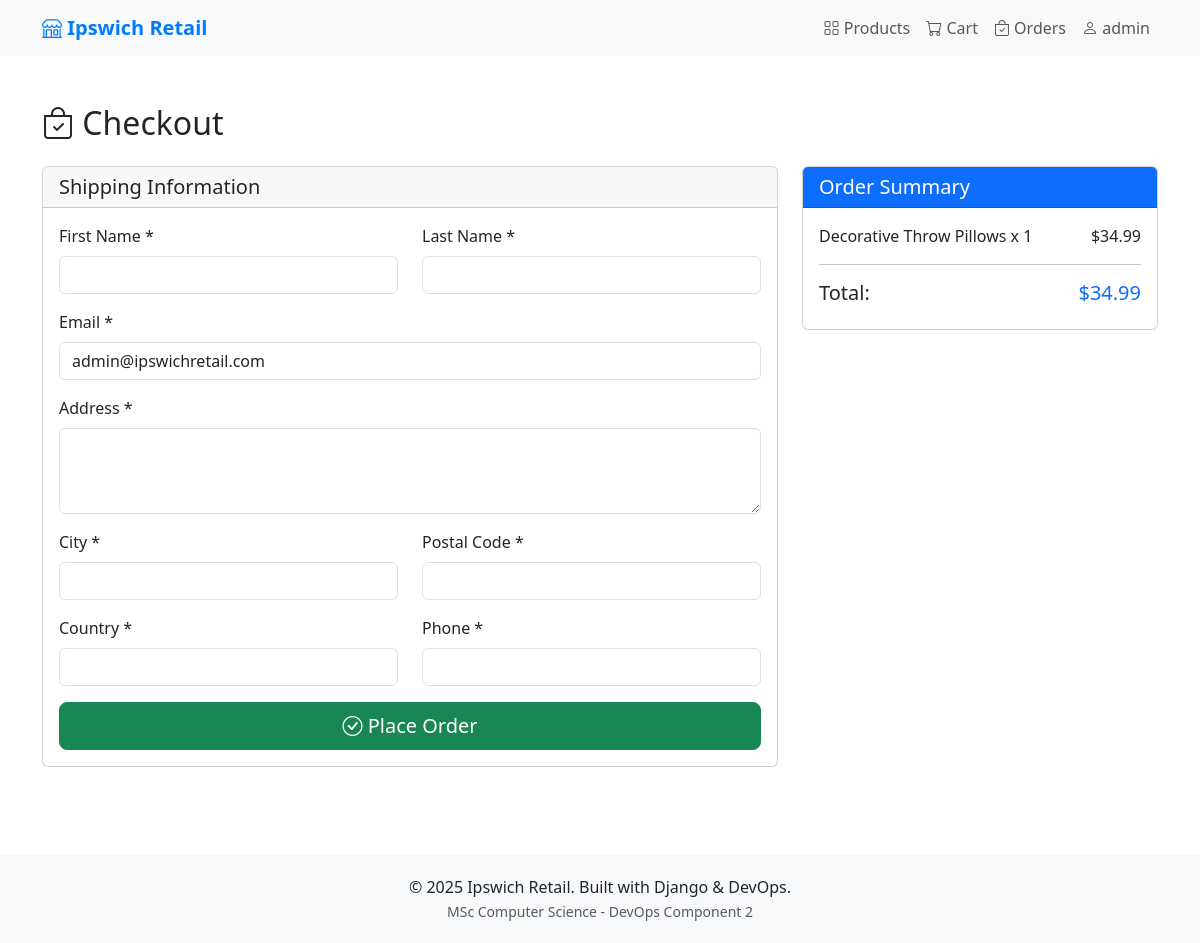
Screenshot of /orders/create/ (signed in) with the database file from the repository.
### cart/models.py (models this page shows, shortened)
class CartItem(models.Model):
    cart = models.ForeignKey(Cart, on_delete=models.CASCADE, related_name='items')
    product = models.ForeignKey(Product, on_delete=models.CASCADE)
    quantity = models.PositiveIntegerField(default=1)
    added_at = models.DateTimeField(auto_now_add=True)
    class Meta:
        unique_together = ('cart', 'product')
    def get_total_price(self):
        return self.product.price * self.quantity

class Cart(models.Model):
    user = models.OneToOneField(User, on_delete=models.CASCADE, null=True, blank=True)
    session_key = models.CharField(max_length=40, null=True, blank=True)
    created_at = models.DateTimeField(auto_now_add=True)
    updated_at = models.DateTimeField(auto_now=True)
    def get_total_price(self):
        return sum(item.get_total_price() for item in self.items.all())

### products/models.py (models this page shows, shortened)
class Product(models.Model):
    name = models.CharField(max_length=200)
    slug = models.SlugField(max_length=200, unique=True, blank=True)
    category = models.ForeignKey(Category, on_delete=models.CASCADE, related_name='products')
    description = models.TextField()
    price = models.DecimalField(max_digits=10, decimal_places=2)
    stock = models.IntegerField(default=0)
    image = models.ImageField(upload_to='products/', blank=True, null=True)
    image_url = models.URLField(max_length=500, blank=True, null=True, help_text='External image URL')
    available = models.BooleanField(default=True)
    created_at = models.DateTimeField(auto_now_add=True)
    updated_at = models.DateTimeField(auto_now=True)
    class Meta:
        ordering = ['-created_at']
        indexes = [
            models.Index(fields=['name']),
            models.Index(fields=['slug']),
        ]

### orders/views.py (the view, shortened to what this page needs)
# urls.py: path('create/', views.create_order, name='create_order'),
@login_required
def create_order(request):
    cart = get_object_or_404(Cart, user=request.user)
    if not cart.items.exists():
        messages.error(request, 'Your cart is empty!')
        return redirect('cart:cart_detail')
    context = {
        'cart': cart,
    }
    return render(request, 'orders/create_order.html', context)

### templates/orders/create_order.html (shortened to what this page needs)
{% extends 'base.html' %}
{% block content %}
<div class="container my-5">
    <h2 class="mb-4"><i class="bi bi-bag-check"></i> Checkout</h2>
    <div class="row">
        <div class="col-md-8">
            <div class="card">
                <div class="card-header">
                    <h5 class="mb-0">Shipping Information</h5>
                </div>
                <div class="card-body">
                    <form method="post">
                        <div class="row">
                            <div class="col-md-6 mb-3">
                                <label for="first_name" class="form-label">First Name *</label>
                                <input type="text" class="form-control" id="first_name" name="first_name" required>
                            </div>
                            <div class="col-md-6 mb-3">
                                <label for="last_name" class="form-label">Last Name *</label>
                                <input type="text" class="form-control" id="last_name" name="last_name" required>
                            </div>
                        </div>
                        <div class="mb-3">
                            <label for="email" class="form-label">Email *</label>
                            <input type="email" class="form-control" id="email" name="email" value="{{ user.email }}" required>
                        </div>
                        <div class="mb-3">
                            <label for="address" class="form-label">Address *</label>
                            <textarea class="form-control" id="address" name="address" rows="3" required></textarea>
                        </div>
                        <div class="row">
                            <div class="col-md-6 mb-3">
                                <label for="city" class="form-label">City *</label>
                                <input type="text" class="form-control" id="city" name="city" required>
                            </div>
                            <div class="col-md-6 mb-3">
                                <label for="postal_code" class="form-label">Postal Code *</label>
                                <input type="text" class="form-control" id="postal_code" name="postal_code" required>
                            </div>
                        </div>
                        <div class="row">
                            <div class="col-md-6 mb-3">
                                <label for="country" class="form-label">Country *</label>
                                <input type="text" class="form-control" id="country" name="country" required>
                            </div>
                            <div class="col-md-6 mb-3">
                                <label for="phone" class="form-label">Phone *</label>
                                <input type="tel" class="form-control" id="phone" name="phone" required>
                            </div>
                        </div>
                        <button type="submit" class="btn btn-success btn-lg w-100">
                            <i class="bi bi-check-circle"></i> Place Order
                        </button>
                    </form>
                </div>
            </div>
        </div>
        <div class="col-md-4">
            <div class="card">
                <div class="card-header bg-primary text-white">
                    <h5 class="mb-0">Order Summary</h5>
                </div>
                <div class="card-body">
                    {% for item in cart.items.all %}
                    <div class="d-flex justify-content-between mb-2">
                        <span>{{ item.product.name }} x {{ item.quantity }}</span>
                        <span>${{ item.get_total_price }}</span>
                    </div>
                    {% endfor %}
                    <hr>
                    <div class="d-flex justify-content-between">
                        <h5>Total:</h5>
                        <h5 class="text-primary">${{ cart.get_total_price }}</h5>
                    </div>
                </div>
            </div>
        </div>
    </div>
</div>
{% endblock %}

### templates/base.html (shortened to what this page needs)
<!DOCTYPE html>
<html lang="en">
<head>
    <link href="https://cdn.jsdelivr.net/npm/bootstrap@5.3.0/dist/css/bootstrap.min.css" rel="stylesheet">
    <link rel="stylesheet" href="https://cdn.jsdelivr.net/npm/bootstrap-icons@1.10.0/font/bootstrap-icons.css">
</head>
<body>
    <nav class="navbar navbar-expand-lg navbar-light bg-light">
        <div class="container">
            <a class="navbar-brand" href="{% url 'products:product_list' %}">
                <i class="bi bi-shop"></i> Ipswich Retail
            </a>
            <div class="collapse navbar-collapse" id="navbarNav">
                <ul class="navbar-nav ms-auto">
                    <li class="nav-item">
                        <a class="nav-link" href="{% url 'products:product_list' %}">
                            <i class="bi bi-grid"></i> Products
                        </a>
                    </li>
                    <li class="nav-item">
                        <a class="nav-link" href="{% url 'cart:cart_detail' %}">
                            <i class="bi bi-cart"></i> Cart
                        </a>
                    </li>
                    {% if user.is_authenticated %}
                    <li class="nav-item">
                        <a class="nav-link" href="{% url 'orders:order_list' %}">
                            <i class="bi bi-bag-check"></i> Orders
                        </a>
                    </li>
                    <li class="nav-item">
                        <a class="nav-link" href="/admin/">
                            <i class="bi bi-person"></i> {{ user.username }}
                        </a>
                    </li>
                    {% else %}
                    <li class="nav-item">
                        <a class="nav-link" href="/admin/">
                            <i class="bi bi-box-arrow-in-right"></i> Login
                        </a>
                    </li>
                    {% endif %}
                </ul>
            </div>
        </div>
    </nav>
    <div class="content">
        {% block content %}
        {% endblock %}
    </div>
    <footer class="footer">
        <div class="container text-center">
            <p class="mb-0">&copy; 2025 Ipswich Retail. Built with Django & DevOps.</p>
            <small class="text-muted">MSc Computer Science - DevOps Component 2</small>
        </div>
    </footer>
</body>
</html>

### templates/base.html (style rules this page uses)
body { min-height: 100vh; display: flex; flex-direction: column; }
.content { flex: 1; }
.navbar-brand { font-weight: bold; color: #007bff !important; }
.footer { background-color: #f8f9fa; padding: 20px 0; margin-top: 40px; }

### rows the page displays
CartItem: product.name "Decorative Throw Pillows", quantity "1", get_total_price "34.99"
Cart: get_total_price "34.99"

### other values shown
{{ user.username }} "admin"
